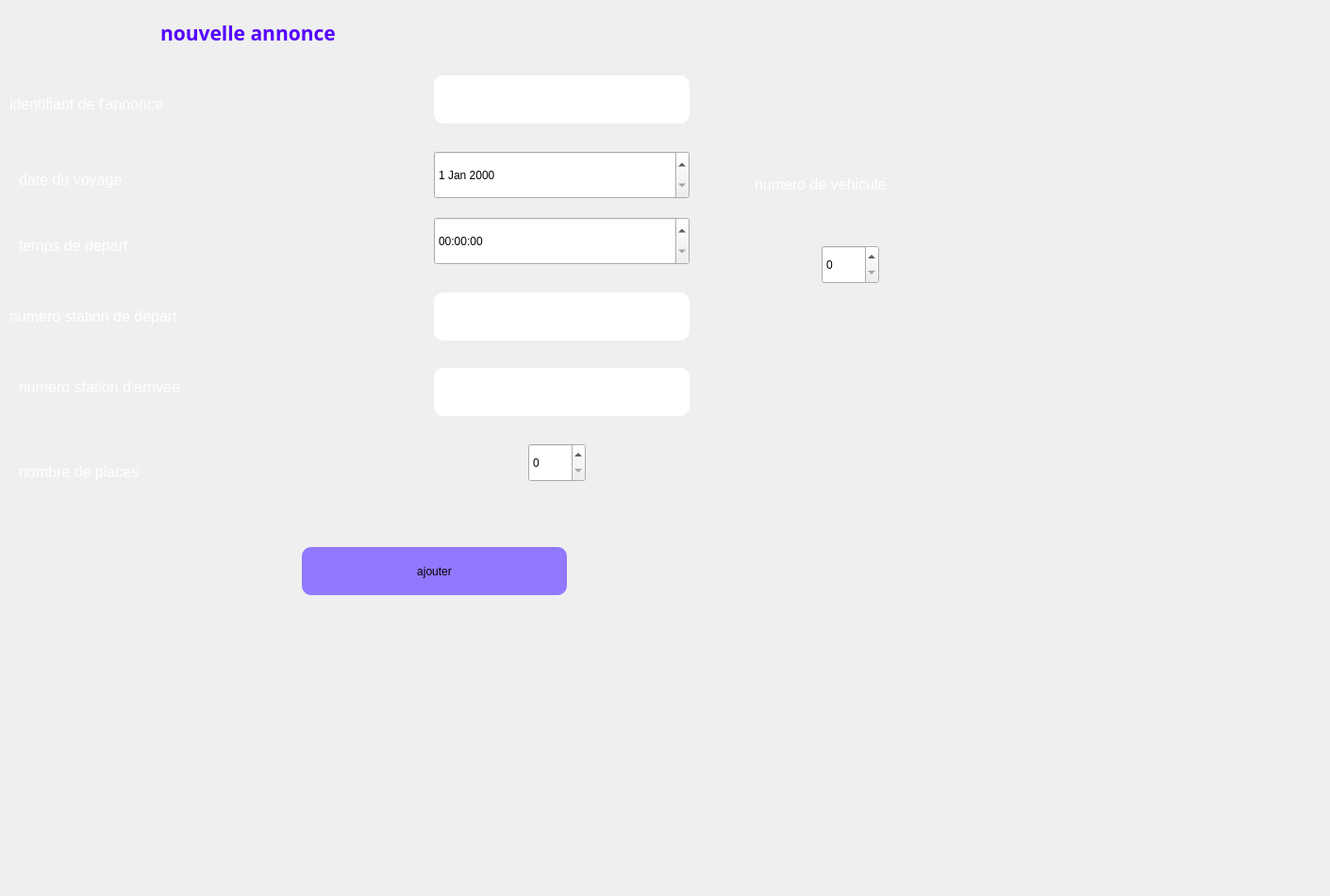
      <widget class="QWidget" name="tab_4">
       <attribute name="title">
        <string>ajouter</string>
       </attribute>
       <widget class="QLabel" name="label_4">
        <property name="geometry">
         <rect>
          <x>30</x>
          <y>0</y>
          <width>471</width>
          <height>321</height>
         </rect>
        </property>
        <property name="text">
         <string/>
        </property>
        <property name="pixmap">
         <pixmap>../../OneDrive/Documents/images/bg.jpg</pixmap>
        </property>
       </widget>
       <widget class="QLabel" name="label_5">
        <property name="geometry">
         <rect>
          <x>170</x>
          <y>10</y>
          <width>431</width>
          <height>51</height>
         </rect>
        </property>
        <property name="sizePolicy">
         <sizepolicy hsizetype="Preferred" vsizetype="Preferred">
          <horstretch>1</horstretch>
          <verstretch>3</verstretch>
         </sizepolicy>
        </property>
        <property name="palette">
         <palette>
          <active>
           <colorrole role="WindowText">
            <brush brushstyle="SolidPattern">
             <color alpha="255">
              <red>85</red>
              <green>0</green>
              <blue>255</blue>
             </color>
            </brush>
           </colorrole>
          </active>
          <inactive>
           <colorrole role="WindowText">
            <brush brushstyle="SolidPattern">
             <color alpha="255">
              <red>85</red>
              <green>0</green>
              <blue>255</blue>
             </color>
            </brush>
           </colorrole>
          </inactive>
          <disabled>
           <colorrole role="WindowText">
            <brush brushstyle="SolidPattern">
             <color alpha="255">
              <red>120</red>
              <green>120</green>
              <blue>120</blue>
             </color>
            </brush>
           </colorrole>
          </disabled>
         </palette>
        </property>
        <property name="font">
         <font>
          <family>Bahnschrift SemiBold</family>
          <pointsize>9</pointsize>
          <weight>75</weight>
          <bold>true</bold>
         </font>
        </property>
        <property name="text">
         <string>&lt;html&gt;&lt;head/&gt;&lt;body&gt;&lt;p&gt;&lt;span style=&quot; font-size:16pt;&quot;&gt;nouvelle annonce&lt;/span&gt;&lt;/p&gt;&lt;/body&gt;&lt;/html&gt;</string>
        </property>
        <property name="textFormat">
         <enum>Qt::RichText</enum>
        </property>
       </widget>
       <widget class="QLabel" name="label_6">
        <property name="geometry">
         <rect>
          <x>10</x>
          <y>90</y>
          <width>431</width>
          <height>41</height>
         </rect>
        </property>
        <property name="palette">
         <palette>
          <active>
           <colorrole role="WindowText">
            <brush brushstyle="SolidPattern">
             <color alpha="255">
              <red>255</red>
              <green>255</green>
              <blue>255</blue>
             </color>
            </brush>
           </colorrole>
          </active>
          <inactive>
           <colorrole role="WindowText">
            <brush brushstyle="SolidPattern">
             <color alpha="255">
              <red>255</red>
              <green>255</green>
              <blue>255</blue>
             </color>
            </brush>
           </colorrole>
          </inactive>
          <disabled>
           <colorrole role="WindowText">
            <brush brushstyle="SolidPattern">
             <color alpha="255">
              <red>120</red>
              <green>120</green>
              <blue>120</blue>
             </color>
            </brush>
           </colorrole>
          </disabled>
         </palette>
        </property>
        <property name="text">
         <string>&lt;html&gt;&lt;head/&gt;&lt;body&gt;&lt;p&gt;&lt;span style=&quot; font-size:12pt;&quot;&gt;identifiant de l'annonce&lt;/span&gt;&lt;/p&gt;&lt;/body&gt;&lt;/html&gt;</string>
        </property>
       </widget>
       <widget class="QLineEdit" name="idan">
        <property name="geometry">
         <rect>
          <x>460</x>
          <y>80</y>
          <width>271</width>
          <height>51</height>
         </rect>
        </property>
        <property name="styleSheet">
         <string notr="true">border-radius: 10px;</string>
        </property>
       </widget>
       <widget class="QLabel" name="label_7">
        <property name="geometry">
         <rect>
          <x>20</x>
          <y>170</y>
          <width>411</width>
          <height>41</height>
         </rect>
        </property>
        <property name="palette">
         <palette>
          <active>
           <colorrole role="WindowText">
            <brush brushstyle="SolidPattern">
             <color alpha="255">
              <red>255</red>
              <green>255</green>
              <blue>255</blue>
             </color>
            </brush>
           </colorrole>
          </active>
          <inactive>
           <colorrole role="WindowText">
            <brush brushstyle="SolidPattern">
             <color alpha="255">
              <red>255</red>
              <green>255</green>
              <blue>255</blue>
             </color>
            </brush>
           </colorrole>
          </inactive>
          <disabled>
           <colorrole role="WindowText">
            <brush brushstyle="SolidPattern">
             <color alpha="255">
              <red>120</red>
              <green>120</green>
              <blue>120</blue>
             </color>
            </brush>
           </colorrole>
          </disabled>
         </palette>
        </property>
        <property name="text">
         <string>&lt;html&gt;&lt;head/&gt;&lt;body&gt;&lt;p&gt;&lt;span style=&quot; font-size:12pt;&quot;&gt;date du voyage&lt;/span&gt;&lt;/p&gt;&lt;/body&gt;&lt;/html&gt;</string>
        </property>
       </widget>
       <widget class="QLabel" name="label_8">
        <property name="geometry">
         <rect>
          <x>20</x>
          <y>240</y>
          <width>421</width>
          <height>41</height>
         </rect>
        </property>
        <property name="palette">
         <palette>
          <active>
           <colorrole role="WindowText">
            <brush brushstyle="SolidPattern">
             <color alpha="255">
              <red>255</red>
              <green>255</green>
              <blue>255</blue>
             </color>
            </brush>
           </colorrole>
          </active>
          <inactive>
           <colorrole role="WindowText">
            <brush brushstyle="SolidPattern">
             <color alpha="255">
              <red>255</red>
              <green>255</green>
              <blue>255</blue>
             </color>
            </brush>
           </colorrole>
          </inactive>
          <disabled>
           <colorrole role="WindowText">
            <brush brushstyle="SolidPattern">
             <color alpha="255">
              <red>120</red>
              <green>120</green>
              <blue>120</blue>
             </color>
            </brush>
           </colorrole>
          </disabled>
         </palette>
        </property>
        <property name="text">
         <string>&lt;html&gt;&lt;head/&gt;&lt;body&gt;&lt;p&gt;&lt;span style=&quot; font-size:12pt;&quot;&gt;temps de depart&lt;/span&gt;&lt;/p&gt;&lt;/body&gt;&lt;/html&gt;</string>
        </property>
       </widget>
       <widget class="QLabel" name="label_9">
        <property name="geometry">
         <rect>
          <x>10</x>
          <y>310</y>
          <width>421</width>
          <height>51</height>
         </rect>
        </property>
        <property name="palette">
         <palette>
          <active>
           <colorrole role="WindowText">
            <brush brushstyle="SolidPattern">
             <color alpha="255">
              <red>255</red>
              <green>255</green>
              <blue>255</blue>
             </color>
            </brush>
           </colorrole>
          </active>
          <inactive>
           <colorrole role="WindowText">
            <brush brushstyle="SolidPattern">
             <color alpha="255">
              <red>255</red>
              <green>255</green>
              <blue>255</blue>
             </color>
            </brush>
           </colorrole>
          </inactive>
          <disabled>
           <colorrole role="WindowText">
            <brush brushstyle="SolidPattern">
             <color alpha="255">
              <red>120</red>
              <green>120</green>
              <blue>120</blue>
             </color>
            </brush>
           </colorrole>
          </disabled>
         </palette>
        </property>
        <property name="text">
         <string>&lt;html&gt;&lt;head/&gt;&lt;body&gt;&lt;p&gt;&lt;span style=&quot; font-size:12pt;&quot;&gt;numero station de depart&lt;/span&gt;&lt;/p&gt;&lt;/body&gt;&lt;/html&gt;</string>
        </property>
       </widget>
       <widget class="QLabel" name="label_10">
        <property name="geometry">
         <rect>
          <x>20</x>
          <y>380</y>
          <width>411</width>
          <height>61</height>
         </rect>
        </property>
        <property name="palette">
         <palette>
          <active>
           <colorrole role="WindowText">
            <brush brushstyle="SolidPattern">
             <color alpha="255">
              <red>255</red>
              <green>255</green>
              <blue>255</blue>
             </color>
            </brush>
           </colorrole>
          </active>
          <inactive>
           <colorrole role="WindowText">
            <brush brushstyle="SolidPattern">
             <color alpha="255">
              <red>255</red>
              <green>255</green>
              <blue>255</blue>
             </color>
            </brush>
           </colorrole>
          </inactive>
          <disabled>
           <colorrole role="WindowText">
            <brush brushstyle="SolidPattern">
             <color alpha="255">
              <red>120</red>
              <green>120</green>
              <blue>120</blue>
             </color>
            </brush>
           </colorrole>
          </disabled>
         </palette>
        </property>
        <property name="text">
         <string>&lt;html&gt;&lt;head/&gt;&lt;body&gt;&lt;p&gt;&lt;span style=&quot; font-size:12pt;&quot;&gt;numero station d'arrivee&lt;/span&gt;&lt;/p&gt;&lt;/body&gt;&lt;/html&gt;</string>
        </property>
       </widget>
       <widget class="QLabel" name="label_11">
        <property name="geometry">
         <rect>
          <x>20</x>
          <y>480</y>
          <width>481</width>
          <height>41</height>
         </rect>
        </property>
        <property name="palette">
         <palette>
          <active>
           <colorrole role="WindowText">
            <brush brushstyle="SolidPattern">
             <color alpha="255">
              <red>255</red>
              <green>255</green>
              <blue>255</blue>
             </color>
            </brush>
           </colorrole>
          </active>
          <inactive>
           <colorrole role="WindowText">
            <brush brushstyle="SolidPattern">
             <color alpha="255">
              <red>255</red>
              <green>255</green>
              <blue>255</blue>
             </color>
            </brush>
           </colorrole>
          </inactive>
          <disabled>
           <colorrole role="WindowText">
            <brush brushstyle="SolidPattern">
             <color alpha="255">
              <red>120</red>
              <green>120</green>
              <blue>120</blue>
             </color>
            </brush>
           </colorrole>
          </disabled>
         </palette>
        </property>
        <property name="text">
         <string>&lt;html&gt;&lt;head/&gt;&lt;body&gt;&lt;p&gt;&lt;span style=&quot; font-size:12pt;&quot;&gt;nombre de places &lt;/span&gt;&lt;/p&gt;&lt;/body&gt;&lt;/html&gt;</string>
        </property>
       </widget>
       <widget class="QDateEdit" name="date">
        <property name="geometry">
         <rect>
          <x>460</x>
          <y>160</y>
          <width>271</width>
          <height>51</height>
         </rect>
        </property>
       </widget>
       <widget class="QTimeEdit" name="temps">
        <property name="geometry">
         <rect>
          <x>460</x>
          <y>230</y>
          <width>271</width>
          <height>51</height>
         </rect>
        </property>
       </widget>
       <widget class="QLineEdit" name="stationdep">
        <property name="geometry">
         <rect>
          <x>460</x>
          <y>310</y>
          <width>271</width>
          <height>51</height>
         </rect>
        </property>
        <property name="styleSheet">
         <string notr="true">border-radius: 10px;</string>
        </property>
       </widget>
       <widget class="QLineEdit" name="stationar">
        <property name="geometry">
         <rect>
          <x>460</x>
          <y>390</y>
          <width>271</width>
          <height>51</height>
         </rect>
        </property>
        <property name="styleSheet">
         <string notr="true">border-radius: 10px;</string>
        </property>
       </widget>
       <widget class="QSpinBox" name="nbplace">
        <property name="geometry">
         <rect>
          <x>560</x>
          <y>470</y>
          <width>61</width>
          <height>41</height>
         </rect>
        </property>
        <property name="maximum">
         <number>120</number>
        </property>
       </widget>
       <widget class="QLabel" name="label_12">
        <property name="geometry">
         <rect>
          <x>800</x>
          <y>160</y>
          <width>361</width>
          <height>71</height>
         </rect>
        </property>
        <property name="palette">
         <palette>
          <active>
           <colorrole role="WindowText">
            <brush brushstyle="SolidPattern">
             <color alpha="255">
              <red>255</red>
              <green>255</green>
              <blue>255</blue>
             </color>
            </brush>
           </colorrole>
          </active>
          <inactive>
           <colorrole role="WindowText">
            <brush brushstyle="SolidPattern">
             <color alpha="255">
              <red>255</red>
              <green>255</green>
              <blue>255</blue>
             </color>
            </brush>
           </colorrole>
          </inactive>
          <disabled>
           <colorrole role="WindowText">
            <brush brushstyle="SolidPattern">
             <color alpha="255">
              <red>120</red>
              <green>120</green>
              <blue>120</blue>
             </color>
            </brush>
           </colorrole>
          </disabled>
         </palette>
        </property>
        <property name="text">
         <string>&lt;html&gt;&lt;head/&gt;&lt;body&gt;&lt;p&gt;&lt;span style=&quot; font-size:12pt;&quot;&gt;numero de vehicule&lt;/span&gt;&lt;/p&gt;&lt;/body&gt;&lt;/html&gt;</string>
        </property>
       </widget>
       <widget class="QSpinBox" name="numveh">
        <property name="geometry">
         <rect>
          <x>871</x>
          <y>260</y>
          <width>61</width>
          <height>41</height>
         </rect>
        </property>
       </widget>
       <widget class="QPushButton" name="ajouter">
        <property name="geometry">
         <rect>
          <x>320</x>
          <y>580</y>
          <width>281</width>
          <height>51</height>
         </rect>
        </property>
        <property name="cursor">
         <cursorShape>PointingHandCursor</cursorShape>
        </property>
        <property name="styleSheet">
         <string notr="true">background-color: rgb(0, 0, 255);
background-color: rgb(145, 120, 255);
border-radius: 10px;
font: bold 10 px;</string>
        </property>
        <property name="text">
         <string>ajouter</string>
        </property>
       </widget>
       <widget class="QLabel" name="label_13">
        <property name="geometry">
         <rect>
          <x>0</x>
          <y>-100</y>
          <width>1401</width>
          <height>941</height>
         </rect>
        </property>
        <property name="text">
         <string/>
        </property>
        <property name="pixmap">
         <pixmap>../images/bg.v1.jpg</pixmap>
        </property>
       </widget>
       <zorder>label_13</zorder>
       <zorder>label_4</zorder>
       <zorder>label_5</zorder>
       <zorder>label_6</zorder>
       <zorder>idan</zorder>
       <zorder>label_7</zorder>
       <zorder>label_8</zorder>
       <zorder>label_9</zorder>
       <zorder>label_10</zorder>
       <zorder>label_11</zorder>
       <zorder>date</zorder>
       <zorder>temps</zorder>
       <zorder>stationdep</zorder>
       <zorder>stationar</zorder>
       <zorder>nbplace</zorder>
       <zorder>label_12</zorder>
       <zorder>numveh</zorder>
       <zorder>ajouter</zorder>
      </widget>
